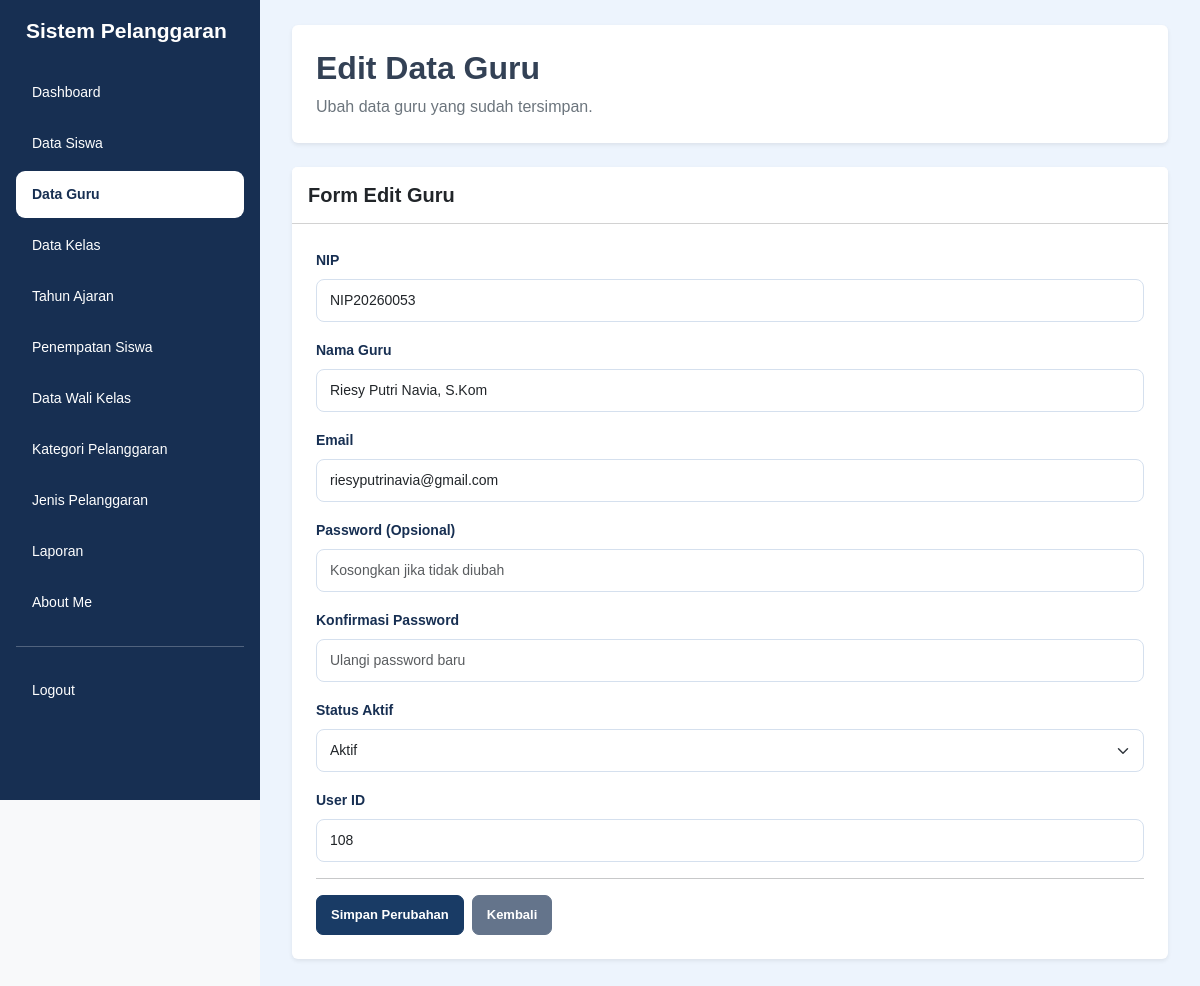
The app's page /edit_guru.php?id=53 (signed in) with its own data.
### tables this page shows
CREATE TABLE `t_guru` (
  `id` int(11) NOT NULL,
  `nip` varchar(30) NOT NULL,
  `nama` varchar(30) NOT NULL,
  `email` varchar(150) NOT NULL,
  `status_aktif` tinyint(1) NOT NULL,
  `user_id` int(11) NOT NULL,
  `created_at` timestamp NOT NULL DEFAULT current_timestamp(),
  `updated_at` timestamp NOT NULL DEFAULT current_timestamp()
);

### edit_guru.php (the view, shortened to what this page needs)
<?php
include 'config/koneksi.php';
$id = (int) $_GET['id'];
$query = mysqli_query($koneksi, "
    SELECT * FROM t_guru
    WHERE id = '$id'
");
$data = mysqli_fetch_assoc($query);
?>
<!DOCTYPE html>
<html lang="id">
<head>
    <link href="https://cdn.jsdelivr.net/npm/bootstrap@5.3.8/dist/css/bootstrap.min.css" rel="stylesheet">
    <link rel="stylesheet" href="style/style.css">
</head>
<body class="bg-light">
<div class="container-fluid">
    <div class="row">
        <div class="sidebar col-md-3 col-lg-2 position-fixed top-0 start-0 vh-100 p-3 overflow-auto">
            <h4 class="text-white mb-4">Sistem Pelanggaran</h4>
            <ul class="nav nav-pills flex-column gap-1">
                <li class="nav-item">
                    <a href="dashboard.php" class="nav-link text-white">Dashboard</a>
                </li>
                <li class="nav-item">
                    <a href="data_siswa.php" class="nav-link text-white">Data Siswa</a>
                </li>
                <li class="nav-item">
                    <a href="data_guru.php" class="nav-link active">Data Guru</a>
                </li>
                <li class="nav-item">
                    <a href="data_kelas.php" class="nav-link text-white">Data Kelas</a>
                </li>
                <li class="nav-item">
                    <a href="data_tahun_ajaran.php" class="nav-link text-white">Tahun Ajaran</a>
                </li>
                <li class="nav-item">
                    <a href="data_penempatan_siswa.php" class="nav-link text-white">Penempatan Siswa</a>
                </li>
                <li class="nav-item">
                    <a href="data_wali_kelas.php" class="nav-link text-white">Data Wali Kelas</a>
                </li>
                <li class="nav-item">
                    <a href="data_kategori_pelanggaran.php" class="nav-link text-white">Kategori Pelanggaran</a>
                </li>
                <li class="nav-item">
                    <a href="data_jenis_pelanggaran.php" class="nav-link text-white">Jenis Pelanggaran</a>
                </li>
                <li class="nav-item">
                    <a href="laporan.php" class="nav-link text-white">Laporan</a>
                </li>
                <li class="nav-item">
                    <a href="about_me.php" class="nav-link text-white">About Me</a>
                </li>
                <hr class="border-white">
                <li class="nav-item">
                    <a href="logout.php" class="nav-link text-white">Logout</a>
                </li>
            </ul>
        </div>
        <main class="content-main">
            <div class="page-content">
                <div class="bg-white rounded shadow-sm p-4 mb-4">
                    <h2 class="fw-bold mb-2">Edit Data Guru</h2>
                    <p class="text-secondary mb-0">
                        Ubah data guru yang sudah tersimpan.
                    </p>
                </div>
                <div class="card shadow-sm border-0">
                    <div class="card-header bg-white p-3">
                        <h5 class="mb-0 fw-bold">Form Edit Guru</h5>
                    </div>
                    <div class="card-body p-4">
                        <form action="proses_edit_guru.php" method="POST">
                            <div class="mb-3">
                                <label for="nip" class="form-label">NIP</label>
                                <input type="text"
                                       name="nip"
                                       id="nip"
                                       class="form-control"
                                       maxlength="18"
                                       value="<?= htmlspecialchars($data['nip']); ?>"
                                       required>
                            </div>
                            <div class="mb-3">
                                <label for="nama_guru" class="form-label">Nama Guru</label>
                                <input type="text"
                                       name="nama_guru"
                                       id="nama_guru"
                                       class="form-control"
                                       value="<?= htmlspecialchars($data['nama']); ?>"
                                       required>
                            </div>
                            <div class="mb-3">
                                <label for="email" class="form-label">Email</label>
                                <input type="email"
                                       name="email"
                                       id="email"
                                       class="form-control"
                                       value="<?= htmlspecialchars($data['email']); ?>"
                                       required>
                            </div>
                            <div class="mb-3">
                                <label for="password" class="form-label">
                                    Password (Opsional)
                                </label>
                                <input type="password"
                                       name="password"
                                       id="password"
                                       class="form-control"
                                       placeholder="Kosongkan jika tidak diubah">
                            </div>
                            <div class="mb-3">
                                <label for="konfirmasi_password" class="form-label">
                                    Konfirmasi Password
                                </label>
                                <input type="password"
                                       name="konfirmasi_password"
                                       id="konfirmasi_password"
                                       class="form-control"
                                       placeholder="Ulangi password baru">
                            </div>
                            <div class="mb-3">
                                <label for="status" class="form-label">Status Aktif</label>
                                <select name="status"
                                        id="status"
                                        class="form-select"
                                        required>
                                    <option value="aktif"
                                        <?= $data['status_aktif'] == 1 ? 'selected' : ''; ?>>
                                        Aktif
                                    </option>
                                </select>
                            </div>
                            <div class="mb-3">
                                <label for="user_id" class="form-label">User ID</label>
                                <input type="text"
                                       id="user_id"
                                       class="form-control"
                                       value="<?= htmlspecialchars($data['user_id'] ?? ''); ?>"
                                       readonly>
                            </div>
                            <hr>
                            <div class="d-flex gap-2 mt-3">
                                <button type="submit" name="update" class="btn btn-primary">
                                    Simpan Perubahan
                                </button>
                                <a href="data_guru.php" class="btn btn-secondary">
                                    Kembali
                                </a>
                            </div>
                        </form>
                    </div>
                </div>
            </div>
        </main>
    </div>
</div>
</body>
</html>

### style/style.css (style rules this page uses)
* { box-sizing: border-box; }
html { width: 100%; min-height: 100%; overflow-x: hidden; }
body { width: 100%; min-height: 100vh; margin: 0; padding: 0; font-family: Arial, Helvetica, sans-serif; background-color: #edf4fd; color: #334155; }
a { text-decoration: none; }
.sidebar { position: fixed !important; top: 0; left: 0; width: 260px !important; max-width: 260px !important; height: 100vh; padding: 24px 15px; background-color: #172f52 !important; z-index: 1001; overflow-y: auto; overflow-x: hidden; flex: none !important; }
.sidebar h4 { color: #ffffff; font-size: 21px; font-weight: 700; margin: 0 0 38px; padding: 0 10px; line-height: 1.4; }
.sidebar .nav { display: flex; flex-direction: column; gap: 7px; }
.sidebar .nav-item { width: 100%; }
.sidebar .nav-link { display: block; width: 100%; padding: 13px 16px; border-radius: 9px; color: #e2eaf6; font-size: 14px; font-weight: 500; transition: all 0.2s ease; }
.sidebar .nav-link.active { background-color: #ffffff !important; color: #172f52 !important; font-weight: 700; }
.content-main { display: block !important; position: relative; width: calc(100% - 260px) !important; max-width: none !important; min-height: 100vh; margin-left: 260px !important; margin-right: 0 !important; padding: 25px 32px 35px !important; background-color: #edf4fd; overflow-x: hidden; }
.btn { display: inline-flex; justify-content: center; align-items: center; border-radius: 7px; padding: 9px 14px; font-size: 13px; font-weight: 600; white-space: nowrap; transition: all 0.2s ease; }
.btn-primary { background-color: #193b65; border-color: #193b65; color: #ffffff; }
.btn-secondary { background-color: #64748b; border-color: #64748b; color: #ffffff; }
.form-label { color: #172f52; font-size: 14px; font-weight: 600; }
.form-control, .form-select { padding: 10px 13px; border: 1px solid #d5e0ee; border-radius: 8px; font-size: 14px; }
@media (min-width: 768px) { .content-main { padding-top: 25px !important; } }

### records on screen
t_guru: nip "NIP20260053", nama_guru "Riesy Putri Navia, S.Kom", email "riesyputrinavia@gmail.com", status "Aktif", user "108"
